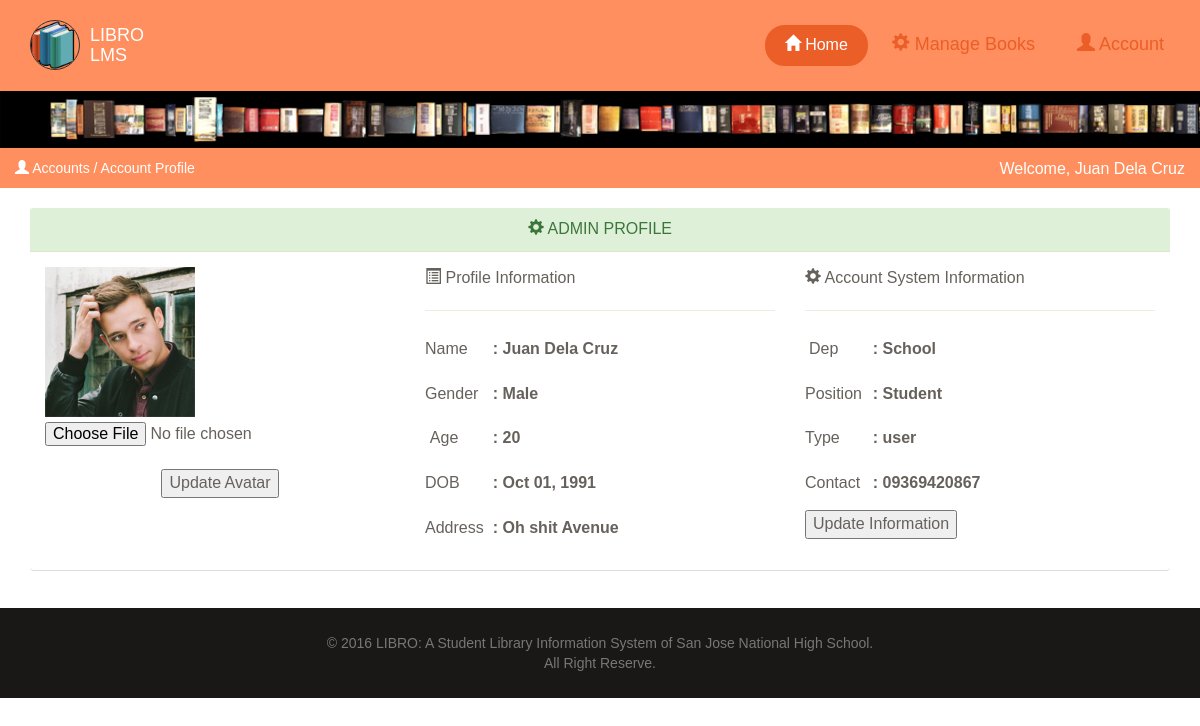
Screenshot of /account_profileUser.php (signed in) with the database file from the repository.
### tables this page shows
CREATE TABLE IF NOT EXISTS `userimg` (
  `id` int(11) NOT NULL AUTO_INCREMENT,
  `userid` int(11) DEFAULT NULL,
  `img` varchar(500) DEFAULT NULL,
  PRIMARY KEY (`id`)
);

CREATE TABLE IF NOT EXISTS `user` (
  `id` int(11) NOT NULL AUTO_INCREMENT,
  `name` varchar(50) DEFAULT NULL,
  `gender` varchar(10) DEFAULT NULL,
  `dob` date DEFAULT NULL,
  `age` int(11) DEFAULT NULL,
  `address` varchar(100) DEFAULT NULL,
  `contact` varchar(50) DEFAULT NULL,
  `dep` varchar(50) DEFAULT NULL,
  `pos` varchar(50) DEFAULT NULL,
  `usertype` varchar(50) DEFAULT NULL,
  `username` varchar(50) DEFAULT NULL,
  `password` varchar(50) DEFAULT NULL,
  PRIMARY KEY (`id`)
);

### account_profileUser.php (the view, shortened to what this page needs)
<?php session_start();
if(isset($_SESSION['username']) && isset($_SESSION['password']) && $_SESSION['user_type']=='user'){?>
<!doctype html>
<html lang="en">
<?php include('head.php')?>
<body style="background-image:assets/paper_img/boxed_bg.jpg; background-repeat:no-repeat; width:100%;">
 <div id="navbar-full">
        <div id="navbar">
            <div class="navigation-example">
                <nav class="navbar navbar-ct-danger navbar-static-top" role="navigation-demo">
                  <div class="container">
                    <div class="navbar-header">
      <a href="dashboard.php">
           <div class="logo-container">
                <div class="logo">
                    <img src="assets/paper_img/icons/Librarylogo.png" alt="Creative Tim Logo">
                </div>
                <div class="brand">
                   LIBRO LMS
                </div>
      </div>
      </a>
    </div>
    <div class="collapse navbar-collapse" id="navigation-example-2">
      <ul class="nav navbar-nav navbar-right">
          <li>
            <a href="dashboard.php" class="btn btn-danger btn-fill" ><span class="glyphicon glyphicon-home"></span> Home</a>
          </li>
         <li class="dropdown">
          <button href="#" class="dropdown-toggle btn btn-danger btn-simple" data-toggle="dropdown">
                                      <span class="glyphicon glyphicon-cog"></span> Manage Books</button>
                                    </li>
           <li class="dropdown">
          <button href="#" class="dropdown-toggle btn btn-danger btn-simple" data-toggle="dropdown">
                                      <span class="glyphicon glyphicon-user"></span> Account</button>
                                    </li>
      </ul>
    </div>
                  </div>
                </nav>
            </div>
        </div>
    </div>
<img src="assets/paper_img/footer.png" class="img-responsive" width="100%">
<div class="alert alert-danger" role="alert" style="color:#FFF;"><span class="glyphicon glyphicon-user"></span> Accounts / Account Profile
<div class="pull-right">
	<p style="color:#FFF;">Welcome, <?php echo $_SESSION['name'];?></p>
</div>
</div>
<div class="container" style="height:400px;">
	<div class="row">
    <div class="col-lg-12">
<div class="panel panel-success">
 <div class="panel-heading"><center><i class="glyphicon glyphicon-cog"></i> ADMIN PROFILE</center> </div>
  <div class="panel-body">
<div class="row">
  <div class="col-xs-6 col-sm-4">
  <?php include('includes/dbconn.php');
  $uid = $_SESSION['id'];
  $sqlquery = mysql_query("SELECT * FROM userimg WHERE userid = '$uid'") or die (mysql_error());
  if(mysql_num_rows($sqlquery)==0){
	  echo '<img src="assets/paper_img/admin.png" class="img-responsive" width="150px;">';}
	  else{
  while($row = mysql_fetch_assoc($sqlquery)){?>
  <img src="<?php echo $row['img']?>" class="img-responsive" width="150px;">
  <?php }}?>
  <form style="margin-top:5px;" action="updateavatar-User.php" method="post" enctype="multipart/form-data">
   <input type="file" name="image" required> 	<br>
 <center> <button type="submit" name="updateavatar"> Update Avatar</button></center>
  </form>
  </div>
  <div class="col-xs-6 col-sm-4"><i class="glyphicon glyphicon-list-alt"></i> Profile Information
  <hr>
  <?php include('includes/dbconn.php');
  $id = $_SESSION['id'];
  $query = mysql_query("SELECT * FROM user  WHERE id = '$id'") or die (mysql_error());
  if(mysql_num_rows($query)>0){
	  	while($row = mysql_fetch_array($query)){?>
  <form class="form-horizontal">
  <div class="form-group">
    <p class="col-sm-2 control-label">Name</p>
    <div class="col-sm-10">
      <label for="name" class=" control-label">&nbsp;: <?php echo $row['name'];?></label>
    </div>
  </div>
  <div class="form-group">
   <p class="col-sm-2 control-label">Gender</p>
    <div class="col-sm-10">
      <label for="name" class=" control-label">&nbsp;: <?php echo $row['gender'];?></label>
    </div>
  </div>
  <div class="form-group">
 <p class="col-sm-2 control-label">Age</p>
    <div class="col-sm-10">
      <label for="name" class=" control-label">&nbsp;: <?php echo $row['age'];?></label>
    </div>
  </div>
  <div class="form-group">
   <p class="col-sm-2 control-label">DOB</p>
    <div class="col-sm-10">
      <label for="name" class=" control-label">&nbsp;: <?php
	  $date = $row['dob'];
	  $isdate = new DateTime($date);
	   echo $isdate->format('M d, Y');?></label>
    </div>
  </div>
<div class="form-group">
    <p class="col-sm-2 control-label">Address</p>
    <div class="col-sm-10">
      <label for="name" class=" control-label">&nbsp;: <?php echo $row['address'];?></label>
    </div>
  </div>
</form>
  </div>
  <div class="col-xs-6 col-sm-4">
  <i class="glyphicon glyphicon-cog"></i> Account System Information
  <hr>
  <form class="form-horizontal">
  <div class="form-group">
   <p class="col-sm-2 control-label">Dep</p>
    <div class="col-sm-10">
      <label for="name" class=" control-label">&nbsp;: <?php echo $row['dep'];?></label>
    </div>
  </div>
  <div class="form-group">
  <p class="col-sm-2 control-label">Position</p>
    <div class="col-sm-10">
      <label for="name" class=" control-label">&nbsp;: <?php echo $row['pos'];?></label>
    </div>
  </div>
  <div class="form-group">
    <p class="col-sm-2 control-label">Type</p>
    <div class="col-sm-10">
      <label for="name" class=" control-label">&nbsp;: <?php echo $row['usertype'];?></label>
    </div>
  </div>
  <div class="form-group">
    <p class="col-sm-2 control-label">Contact</p>
    <div class="col-sm-10">
      <label for="name" class=" control-label">&nbsp;: <?php echo $row['contact'];}}?></label>
    </div>
  </div>
  <button type="button" data-toggle="modal" data-target="#updateModal">Update Information</button>
</form></div>
</div>
  </div>
</div>
</div></div>
</div>
 <?php include('footer.php')?>
</body>
</html>
<?php } else if ($_SESSION['user_type']=='admin'){
	header('location:dashboard.php');}
	else{
		header('location:index.php');}?>

### assets/css/demo.css (style rules this page uses)
#navbar-full .navbar { border-radius: 0 !important; margin-bottom: 0; z-index: 2; }
.navigation-example { background-image: url('../paper_img/red.jpg'); background-position: center center; background-size: cover; background-attachment: fixed; margin-top:0; }
.logo-container .logo { overflow: hidden; border-radius: 50%; border: 1px solid #333333; width: 50px; float: left; }
.logo-container .brand { font-size: 18px; color: #FFFFFF; line-height: 20px; float: left; margin-left: 10px; margin-top: 5px; width: 50px; height: 50px; }
.logo-container { margin-top: 10px; }
.logo-container .logo img { width: 100%; }
.presentation .front, .presentation .front:after, .presentation .front .btn, .logo-container .logo, .logo-container .brand { -webkit-transition: all .2s; -moz-transition: all .2s; -o-transition: all .2s; transition: all .2s; }
.navbar-header { min-width: 120px; }

### rows the page displays
userimg: img (picture)
user: name "Juan Dela Cruz", gender "Male", age "20", dob "Oct 01, 1991", address "Oh shit Avenue", dep "School", pos "Student", usertype "user", contact "09369420867"

### other values shown
$_SESSION['name'] "Juan Dela Cruz"
